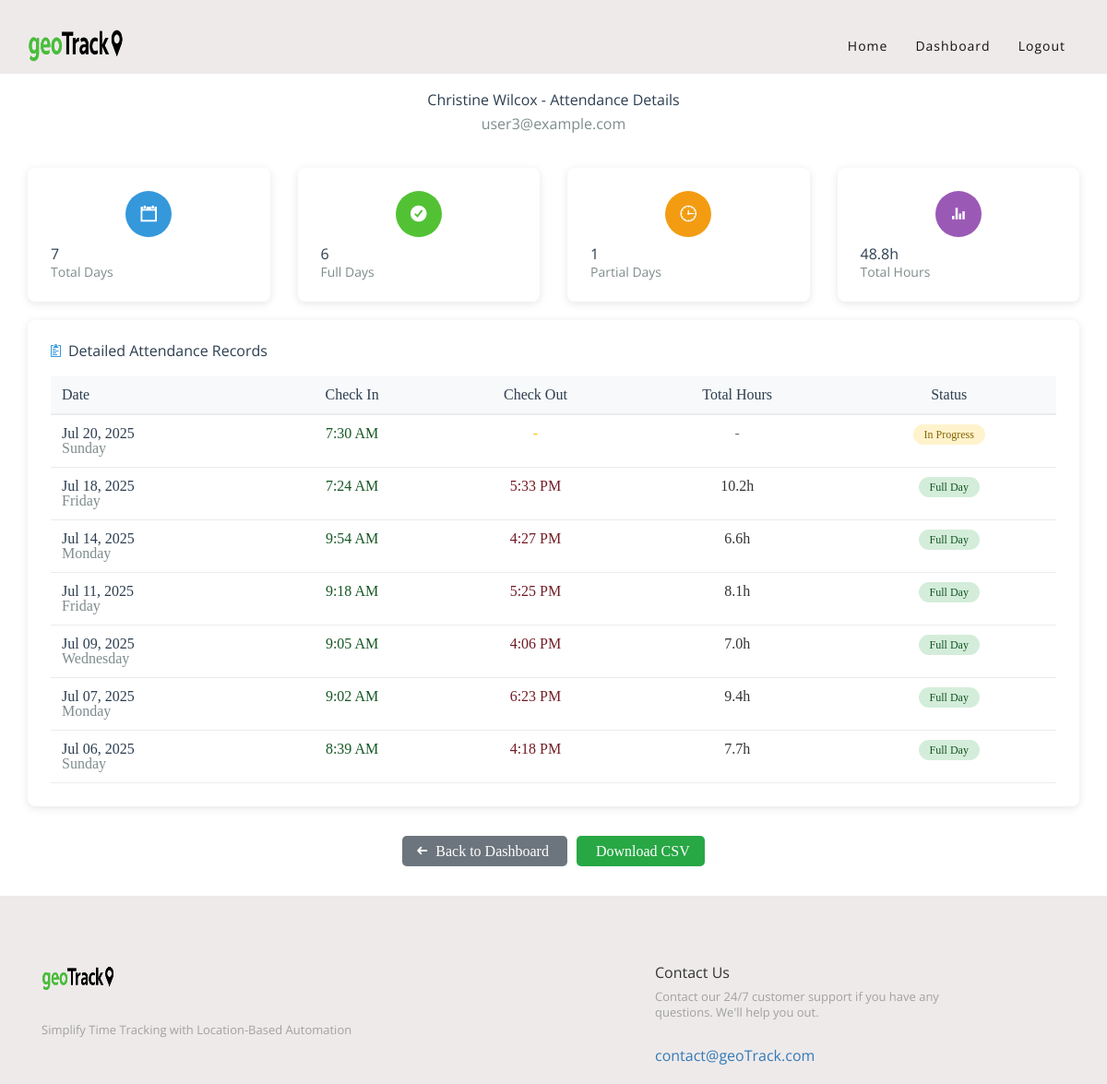
The app's page /member-attendance/7/ (signed in) with its own data.
### myapp/models.py (models this page shows, shortened)
class CustomUser(AbstractBaseUser, PermissionsMixin):
    CHOICES = (
        ("staff", "Staff"),
        ("member", "Member"),
    )
    DEPARTMENT_CHOICES = (
        ('communication', 'Communication'),
        ('creatives', 'Creatives'),
        ('tech_department', 'Tech Department'),
        ('community_experience', 'Community Experience'),
        ('youth_engagement', 'Youth Engagement'),
        ('heritage', 'Heritage'),
        ('admin', 'Admin'),
        ('finance', 'Finance'),
        ('entrepreneurship', 'Entrepreneurship'),
    )
    email = models.EmailField(max_length=255, unique=True, verbose_name=_("Email Address"))
    first_name = models.CharField(max_length=100, verbose_name=_("First Name"))
    last_name = models.CharField(max_length=100, verbose_name=_("Last Name"))
    is_staff = models.BooleanField(default=False)
    is_superuser = models.BooleanField(default=False)
    is_verified = models.BooleanField(default=False)
    is_active = models.BooleanField(default=True)
    date_joined = models.DateTimeField(auto_now_add=True)
    last_login = models.DateTimeField(auto_now=True)
    user_type = models.CharField(max_length=15 ,choices=CHOICES, default='member', db_index=True)
    department = models.CharField(max_length=25, choices=DEPARTMENT_CHOICES, null=True)
    USERNAME_FIELD = "email"
    REQUIRED_FIELDS = ["first_name", "last_name"]
    objects = UserManager()

class Attendance(models.Model):
    user = models.ForeignKey(CustomUser, on_delete=models.CASCADE)
    date = models.DateField()
    checkin_time = models.DateTimeField(null=True, blank=True)  # Store clock-in time
    checkout_time = models.DateTimeField(null=True, blank=True)  # Store clock-out time
    checkin_latitude = models.FloatField(null=True, blank=True)  # Latitude for clock-in location
    checkin_longitude = models.FloatField(null=True, blank=True)  # Longitude for clock-in location
    checkout_latitude = models.FloatField(null=True, blank=True)  # Latitude for clock-out location
    checkout_longitude = models.FloatField(null=True, blank=True)  # Longitude for clock-out location
    checkin_address = models.TextField(null=True, blank=True)
    checkout_address = models.TextField(null=True, blank=True)
    class Meta:
        unique_together = ("user", "date")
        ordering = ["-date"]

### myapp/views.py (the view)
# urls.py: path('member-attendance/<int:member_id>/', MemberAttendanceDetailView.as_view(), name='member_attendance_detail'),
class MemberAttendanceDetailView(LoginRequiredMixin, UserPassesTestMixin, TemplateView):
    template_name = "myapp/member_attendance_detail.html"
    def test_func(self):
        return self.request.user.is_staff
    def get_object(self):
        member_id = self.kwargs.get('member_id')
        current_staff = self.request.user
        if current_staff.department:
            member = get_object_or_404(
                CustomUser,
                id=member_id,
                user_type='member',
                department=current_staff.department
            )
        else:
            member = get_object_or_404(CustomUser, id=member_id, user_type='member')
        return member
    def get_context_data(self, **kwargs):
        ctx = super().get_context_data(**kwargs)
        member = self.get_object()
        attendance_records = Attendance.objects.filter(user=member).order_by('-date')
        records_with_hours = []
        total_hours = 0
        full_days = 0
        partial_days = 0
        for record in attendance_records:
            record_data = record
            if record.checkin_time and record.checkout_time:
                time_diff = record.checkout_time - record.checkin_time
                hours = time_diff.total_seconds() / 3600
                record_data.total_hours = hours
                total_hours += hours
                full_days += 1
            elif record.checkin_time:
                record_data.total_hours = None
                partial_days += 1
            else:
                record_data.total_hours = None
            records_with_hours.append(record_data)
        ctx.update({
            'member': member,
            'attendance_records': records_with_hours,
            'total_days': attendance_records.count(),
            'full_days': full_days,
            'partial_days': partial_days,
            'total_hours': total_hours,
        })
        return ctx

### templates/myapp/member_attendance_detail.html (shortened to what this page needs)
{% extends './base.html' %}
{% load static %}
{% block content %}
<div class="container" style="margin-top: 100px; min-height: 500px;">
    <div class="row">
        <div class="col-md-12">
            <div class="text-center">
                <h2 style="color: #2c3e50; margin-bottom: 10px;">
                    {{ member.first_name }} {{ member.last_name }} - Attendance Details
                </h2>
                <p style="color: #7f8c8d; font-size: 16px;">{{ member.email }}</p>
            </div>
        </div>
    </div>
    <div class="row" style="margin-top: 40px;">
        <div class="col-md-3">
            <div style="background: white; padding: 25px; border-radius: 8px; box-shadow: 0 2px 10px rgba(0,0,0,0.1); text-center; margin-bottom: 20px;">
                <div style="background: #3498db; color: white; width: 50px; height: 50px; border-radius: 50%; display: flex; align-items: center; justify-content: center; margin: 0 auto 10px; font-size: 20px;">
                    <i class="ion-calendar"></i>
                </div>
                <h3 style="color: #2c3e50; margin-bottom: 5px;">{{ total_days }}</h3>
                <p style="color: #7f8c8d; font-size: 14px;">Total Days</p>
            </div>
        </div>
        <div class="col-md-3">
            <div style="background: white; padding: 25px; border-radius: 8px; box-shadow: 0 2px 10px rgba(0,0,0,0.1); text-center; margin-bottom: 20px;">
                <div style="background: #52c234; color: white; width: 50px; height: 50px; border-radius: 50%; display: flex; align-items: center; justify-content: center; margin: 0 auto 10px; font-size: 20px;">
                    <i class="ion-checkmark-circled"></i>
                </div>
                <h3 style="color: #2c3e50; margin-bottom: 5px;">{{ full_days }}</h3>
                <p style="color: #7f8c8d; font-size: 14px;">Full Days</p>
            </div>
        </div>
        <div class="col-md-3">
            <div style="background: white; padding: 25px; border-radius: 8px; box-shadow: 0 2px 10px rgba(0,0,0,0.1); text-center; margin-bottom: 20px;">
                <div style="background: #f39c12; color: white; width: 50px; height: 50px; border-radius: 50%; display: flex; align-items: center; justify-content: center; margin: 0 auto 10px; font-size: 20px;">
                    <i class="ion-clock"></i>
                </div>
                <h3 style="color: #2c3e50; margin-bottom: 5px;">{{ partial_days }}</h3>
                <p style="color: #7f8c8d; font-size: 14px;">Partial Days</p>
            </div>
        </div>
        <div class="col-md-3">
            <div style="background: white; padding: 25px; border-radius: 8px; box-shadow: 0 2px 10px rgba(0,0,0,0.1); text-center; margin-bottom: 20px;">
                <div style="background: #9b59b6; color: white; width: 50px; height: 50px; border-radius: 50%; display: flex; align-items: center; justify-content: center; margin: 0 auto 10px; font-size: 20px;">
                    <i class="ion-stats-bars"></i>
                </div>
                <h3 style="color: #2c3e50; margin-bottom: 5px;">{{ total_hours|floatformat:1 }}h</h3>
                <p style="color: #7f8c8d; font-size: 14px;">Total Hours</p>
            </div>
        </div>
    </div>
    <div class="row" style="margin-bottom: 40px;">
        <div class="col-md-12">
            <div style="background: white; padding: 25px; border-radius: 8px; box-shadow: 0 2px 10px rgba(0,0,0,0.1);">
                <h4 style="color: #2c3e50; margin-bottom: 20px; display: flex; align-items: center;">
                    <i class="ion-clipboard" style="margin-right: 8px; color: #3498db;"></i>
                    Detailed Attendance Records
                </h4>
                {% if attendance_records %}
                    <div style="overflow-x: auto;">
                        <table style="width: 100%; border-collapse: collapse;">
                            <thead>
                                <tr style="background: #f8f9fa;">
                                    <th style="padding: 12px; text-align: left; color: #2c3e50; border-bottom: 2px solid #e9ecef;">Date</th>
                                    <th style="padding: 12px; text-align: center; color: #2c3e50; border-bottom: 2px solid #e9ecef;">Check In</th>
                                    <th style="padding: 12px; text-align: center; color: #2c3e50; border-bottom: 2px solid #e9ecef;">Check Out</th>
                                    <th style="padding: 12px; text-align: center; color: #2c3e50; border-bottom: 2px solid #e9ecef;">Total Hours</th>
                                    <th style="padding: 12px; text-align: center; color: #2c3e50; border-bottom: 2px solid #e9ecef;">Status</th>
                                </tr>
                            </thead>
                            <tbody>
                                {% for record in attendance_records %}
                                <tr style="border-bottom: 1px solid #e9ecef;">
                                    <td style="padding: 12px; color: #2c3e50; font-weight: 500;">
                                        {{ record.date|date:"M d, Y" }}
                                        <br>
                                        <small style="color: #7f8c8d;">{{ record.date|date:"l" }}</small>
                                    </td>
                                    <td style="padding: 12px; text-align: center; color: #155724;">
                                        {% if record.checkin_time %}
                                            {{ record.checkin_time|time:"g:i A" }}
                                        {% else %}
                                            <span style="color: #dc3545;">-</span>
                                        {% endif %}
                                    </td>
                                    <td style="padding: 12px; text-align: center; color: #721c24;">
                                        {% if record.checkout_time %}
                                            {{ record.checkout_time|time:"g:i A" }}
                                        {% else %}
                                            <span style="color: #ffc107;">-</span>
                                        {% endif %}
                                    </td>
                                    <td style="padding: 12px; text-align: center; font-weight: 500;">
                                        {% if record.total_hours %}
                                            {{ record.total_hours|floatformat:1 }}h
                                        {% else %}
                                            <span style="color: #6c757d;">-</span>
                                        {% endif %}
                                    </td>
                                    <td style="padding: 12px; text-align: center;">
                                        {% if not record.checkin_time %}
                                            <span style="background: #f8d7da; color: #721c24; padding: 4px 12px; border-radius: 15px; font-size: 12px; font-weight: 500;">
                                                No Show
                                            </span>
                                        {% elif record.checkin_time and not record.checkout_time %}
                                            <span style="background: #fff3cd; color: #856404; padding: 4px 12px; border-radius: 15px; font-size: 12px; font-weight: 500;">
                                                In Progress
                                            </span>
                                        {% elif record.checkin_time and record.checkout_time %}
                                            <span style="background: #d4edda; color: #155724; padding: 4px 12px; border-radius: 15px; font-size: 12px; font-weight: 500;">
                                                Full Day
                                            </span>
                                        {% endif %}
                                    </td>
                                </tr>
                                {% endfor %}
                            </tbody>
                        </table>
                    </div>
                {% else %}
                    <div style="text-align: center; padding: 40px; color: #7f8c8d;">
                        <i class="ion-clipboard" style="font-size: 48px; margin-bottom: 15px; display: block;"></i>
                        <p>No attendance records found for this member.</p>
                    </div>
                {% endif %}
            </div>
        </div>
    </div>
    <div class="row" style="margin-bottom: 40px;">
        <div class="col-md-12" style="text-align: center;">
            <a href="{% url 'myapp:staff_dashboard' %}"
               style="background: #6c757d; color: white; padding: 8px 16px; border-radius: 5px; text-decoration: none; margin-right: 10px;">
                <i class="ion-arrow-left-c" style="margin-right: 5px;"></i>
                Back to Dashboard
            </a>
            <a href="{% url 'myapp:export_member_attendance' member.id %}"
               style="background: #28a745; color: white; padding: 8px 16px; border-radius: 5px; text-decoration: none;">
                Download CSV
            </a>
        </div>
    </div>
</div>
{% endblock %}

### static/myapp/assets/css/style.css (style rules this page uses)
html, body, div, span, applet, object, iframe, h1, h2, h3, h4, h5, h6, p, blockquote, pre, a, abbr, acronym, address, big, cite, code, del, dfn, em, img, ins, kbd, q, s, samp, small, strike, strong, sub, sup, tt, var, b, u, i, center, dl, dt, dd, ol, ul, li, fieldset, form, label, legend, table, caption, tbody, tfoot, thead, tr, th, td, article, aside, canvas, details, embed, figure, figcaption, footer, header, hgroup, menu, nav, output, ruby, section, summary, time, mark, audio, video { margin: 0; padding: 0; border: 0; font-size: 100%; font: inherit; vertical-align: baseline; }
body { line-height: 1; }
table { border-collapse: collapse; border-spacing: 0; }
html * { -webkit-font-smoothing: antialiased; -moz-osx-font-smoothing: grayscale; }
*, *:after, *:before { -webkit-box-sizing: border-box; -moz-box-sizing: border-box; box-sizing: border-box; }
h1, h2, h3, h4, h5, h6 { font-family: Open Sans; }
p { font-family: Open Sans; }

### records on screen
CustomUser: first_name "Christine", last_name "Wilcox", email "user3@example.com"
Attendance: date "Jul 20, 2025", date "Sunday", checkin_time "7:30 AM", shows "In Progress"
Attendance: date "Jul 18, 2025", date "Friday", checkin_time "7:24 AM", checkout_time "5:33 PM", total_hours "10.2", shows "Full Day"
Attendance: date "Jul 14, 2025", date "Monday", checkin_time "9:54 AM", checkout_time "4:27 PM", total_hours "6.6", shows "Full Day"
Attendance: date "Jul 11, 2025", date "Friday", checkin_time "9:18 AM", checkout_time "5:25 PM", total_hours "8.1", shows "Full Day"
Attendance: date "Jul 09, 2025", date "Wednesday", checkin_time "9:05 AM", checkout_time "4:06 PM", total_hours "7.0", shows "Full Day"
Attendance: date "Jul 07, 2025", date "Monday", checkin_time "9:02 AM", checkout_time "6:23 PM", total_hours "9.4", shows "Full Day"
Attendance: date "Jul 06, 2025", date "Sunday", checkin_time "8:39 AM", checkout_time "4:18 PM", total_hours "7.7", shows "Full Day"

### other values on screen
{{ total_days }} "7"
{{ full_days }} "6"
{{ partial_days }} "1"
{{ total_hours|floatformat:1 }} "48.8"
